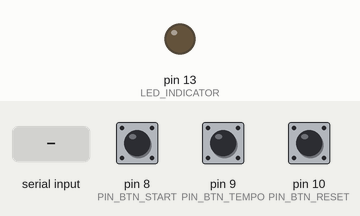
Recording of a sketch running on a simulated Arduino Uno, built with avr-gcc and run on an emulated ATmega328P. On the bench: output pins drawn as LEDs (lit = HIGH). Dashed ring = blinking. The inputs (shaded band) are chosen by the test bench; at power-on: pin 9 (PIN_BTN_TEMPO) HIGH, pin 10 (PIN_BTN_RESET) HIGH, pin 8 (PIN_BTN_START) HIGH. What the sketch prints to the serial monitor is not drawn.

Above: at 1.2 s.
1.3 s: pin 9 (PIN_BTN_TEMPO) pulled LOW for 0.15 s
2.9 s: pin 10 (PIN_BTN_RESET) pulled LOW for 0.15 s
4.5 s: "90,45\n" received over Serial
6.0 s: pin 8 (PIN_BTN_START) pulled LOW for 0.15 s
At 6.33 s:
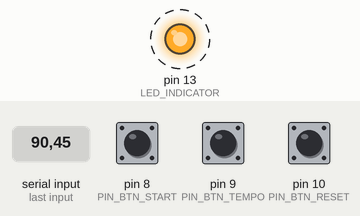
9.0 s: "30,150\n" received over Serial
12.0 s: "r90\n" received over Serial
At 12.8 s:
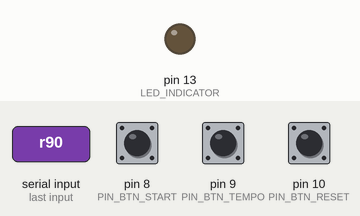
Timing chart, 0 to 14.5 s (numbered marks = the images above; inputs shaded):
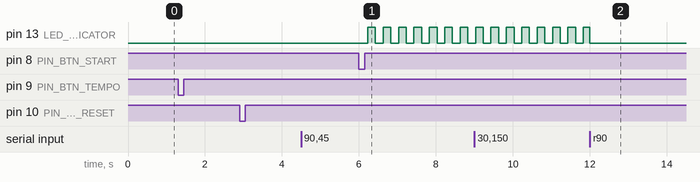

The sketch:

oya-another.ino
```cpp
#define DECODE_NEC
#define IR_SEND_PIN 3
#include <IRremote.hpp>

const int NUM_CHILDREN = 4;

//const int PIN_BTN_ORDER[NUM_CHILDREN] = {4, 5, 6, 7};
const int PIN_BTN_START = 8;
const int PIN_BTN_TEMPO = 9;
const int PIN_BTN_RESET = 10;
const int LED_INDICATOR = 13;
const int OFFSET_TICKS  = 8;
const uint16_t IR_ADDRESS = 0x00;

int  playOrder[NUM_CHILDREN] = {-1, -1, -1, -1};
int  orderCount = 0;
bool isPlaying  = false;
int  tempoBpm   = 120;
long tickCount  = 0;
unsigned long lastTickMs = 0;

//int prevBtnOrder[NUM_CHILDREN] = {HIGH, HIGH, HIGH, HIGH};
int prevBtnStart = HIGH;
int prevBtnTempo = HIGH;
int prevBtnReset = HIGH;

void setup() {
  Serial.begin(115200);
  IrSender.begin(IR_SEND_PIN);

  //for (int i = 0; i < NUM_CHILDREN; i++) {
  //  pinMode(PIN_BTN_ORDER[i], INPUT_PULLUP);
  //}
  pinMode(PIN_BTN_START, INPUT_PULLUP);
  pinMode(PIN_BTN_TEMPO, INPUT_PULLUP);
  pinMode(PIN_BTN_RESET, INPUT_PULLUP);
  pinMode(LED_INDICATOR, OUTPUT);

  printHelp();
}

void loop() {
  handleSerial();
  handleResetButton();
  handleTempoButton();
  handleStartButton();

  if (isPlaying) {
    unsigned long now = millis();
    unsigned long interval = 60000UL / (unsigned long)tempoBpm / 2UL;
    if (now - lastTickMs >= interval) {
      lastTickMs = now;
      tick();
      tickCount++;
    }
  }
}

// シリアル入力処理
void handleSerial() {
  if (!Serial.available()) return;

  char c = Serial.read();

  // 0〜3: 順番登録
  if (c >= '0' && c <= '3') {
    if (isPlaying) {
      Serial.println("[!] 再生中は順番を変更できません");
      return;
    }
    int childIdx = c - '0';
    if (inOrder(childIdx)) {
      Serial.print("[!] 子機 ");
      Serial.print(childIdx);
      Serial.println(" はすでに登録されています");
      return;
    }
    if (orderCount >= NUM_CHILDREN) {
      Serial.println("[!] これ以上登録できません（最大4台）");
      return;
    }
    playOrder[orderCount++] = childIdx;
    Serial.print("順番登録: ");
    for (int k = 0; k < orderCount; k++) {
      Serial.print(playOrder[k]);
      if (k < orderCount - 1) Serial.print(" -> ");
    }
    Serial.println();
  }

  // s: 再生開始
  else if (c == 's' || c == 'S') {
    if (isPlaying) {
      Serial.println("[!] すでに再生中です");
    } else if (orderCount == 0) {
      Serial.println("[!] 子機が1台も登録されていません");
    } else {
      isPlaying  = true;
      tickCount  = 0;
      lastTickMs = millis() - (60000UL / (unsigned long)tempoBpm / 2UL);
      Serial.print("再生開始 (BPM=");
      Serial.print(tempoBpm);
      Serial.println(")");
    }
  }

  // r: リセット
  else if (c == 'r' || c == 'R') {
    isPlaying  = false;
    orderCount = 0;
    for (int i = 0; i < NUM_CHILDREN; i++) playOrder[i] = -1;
    tickCount = 0;
    digitalWrite(LED_INDICATOR, LOW);
    Serial.println("リセットしました");
  }

  // t: テンポ変更
  else if (c == 't' || c == 'T') {
    tempoBpm += 30;
    if (tempoBpm > 150) tempoBpm = 60;
    Serial.print("テンポ変更: BPM=");
    Serial.println(tempoBpm);
  }

  // ?: ヘルプ表示
  else if (c == '?') {
    printHelp();
  }
}

// ─── ヘルプ表示 ──────────────────────────────────────────────────
void printHelp() {
  Serial.println("============================");
  Serial.println("  hack-oya シリアルコマンド");
  Serial.println("============================");
  Serial.println("  0〜3 : 子機を順番に登録");
  Serial.println("  s    : 再生開始");
  Serial.println("  r    : リセット");
  Serial.println("  t    : テンポ変更 (60/90/120/150)");
  Serial.println("  ?    : このヘルプを表示");
  Serial.println("============================");
  Serial.print("現在のテンポ: BPM=");
  Serial.println(tempoBpm);
}

// ボタン
void handleResetButton() {
  int s = digitalRead(PIN_BTN_RESET);
  if (prevBtnReset == HIGH && s == LOW) {
    isPlaying  = false;
    orderCount = 0;
    for (int i = 0; i < NUM_CHILDREN; i++) playOrder[i] = -1;
    tickCount = 0;
    digitalWrite(LED_INDICATOR, LOW);
    Serial.println("リセットしました");
    delay(30);
  }
  prevBtnReset = s;
}

void handleTempoButton() {
  int s = digitalRead(PIN_BTN_TEMPO);
  if (prevBtnTempo == HIGH && s == LOW) {
    tempoBpm += 30;
    if (tempoBpm > 150) tempoBpm = 60;
    Serial.print("テンポ変更: BPM=");
    Serial.println(tempoBpm);
    delay(30);
  }
  prevBtnTempo = s;
}

void handleStartButton() {
  int s = digitalRead(PIN_BTN_START);
  if (prevBtnStart == HIGH && s == LOW) {
    if (!isPlaying && orderCount > 0) {
      isPlaying  = true;
      tickCount  = 0;
      lastTickMs = millis() - (60000UL / (unsigned long)tempoBpm / 2UL);
      Serial.print("再生開始 (BPM=");
      Serial.print(tempoBpm);
      Serial.println(")");
    }
    delay(30);
  }
  prevBtnStart = s;
}

bool inOrder(int childIdx) {
  for (int i = 0; i < orderCount; i++) {
    if (playOrder[i] == childIdx) return true;
  }
  return false;
}

void tick() {
  digitalWrite(LED_INDICATOR, (tickCount % 2) ? HIGH : LOW);

  uint8_t mask = 0;
  for (int i = 0; i < orderCount; i++) {
    int  childIdx       = playOrder[i];
    long childStartTick = (long)i * OFFSET_TICKS;
    if (tickCount >= childStartTick) {
      mask |= (uint8_t)(1 << childIdx);
    }
  }

  if (mask != 0) {
    IrSender.sendNEC(IR_ADDRESS, mask, 0);
  }
}
```

Measured:
- after the input at 1.3 s, every drawn part: stays the same
- after the input at 2.9 s, every drawn part: stays the same
- after the input at 4.5 s, every drawn part: stays the same
- after the input at 6.0 s, pin 13 (LED_INDICATOR): alternates HIGH for 0.20 s and LOW for 0.20 s, starting after 0.23 s
- after the input at 12.0 s, pin 13 (LED_INDICATOR): goes on until 12.0 s, then stays LOW
